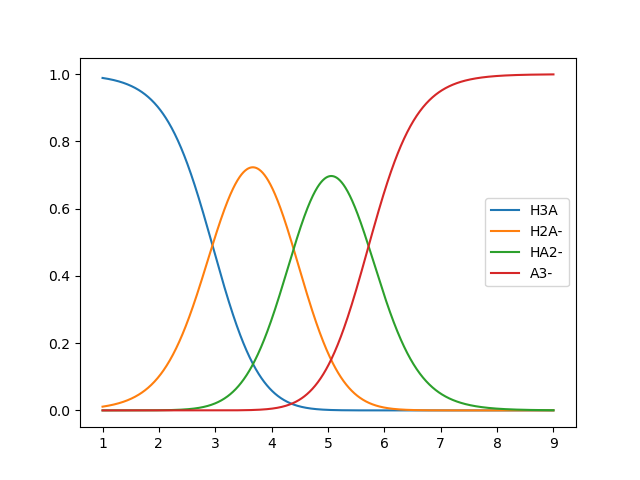

Recreate this plot in Python.
import phfork
import matplotlib.pyplot as plt
import numpy as np
import pandas as pd
import multiprocessing as mp
from tqdm import tqdm
import time


def process_pka_batch(args):
    """Worker function to process a batch of pKa values"""
    pka_batch, known_values, citrate_molarity, counter, lock = args
    batch_results = []
    
    for pka in pka_batch:
        citricacid = phfork.AcidAq(pKa=pka, charge=0, conc=citrate_molarity)
        ratios = []
        error = 0.0
        
        for i in range(0, 101*2):
            na_molarity = citrate_molarity * 3 * (i / 100 / 2)
            na = phfork.IonAq(charge=1, conc=na_molarity)
            system = phfork.System(citricacid, na)
            system.pHsolve()

            ratios.append(
                {
                    'pH': round(system.pH, 2),
                    'acid ratio': 100 - i,
                    'base ratio': i,
                }
            )

        for ph in known_values:
            closest_ph = min(ratios, key=lambda d: abs(d['pH'] - ph['ph']))
            error += (ph['acid ratio'] - closest_ph['acid ratio']) ** 2

        batch_results.append(
            {
                'error': error,
                'pkas': pka,
            }
        )
        
        # Update progress counter
        with lock:
            counter.value += 1
    
    return batch_results


def main():
    citrate_molarity = 0.1

    imported = pd.read_csv('bufferdata.csv')
    imported = imported.to_dict(orient='split', index=False)

    known_values = []

    for data in imported['data']:
        known_values.append(
            {'ph': data[0], 'acid ratio': data[1], 'base ratio': data[2]}
        )

    pkas = []

    for pka1 in range(200, 350):
        for pka2 in range(400, 550):
            for pka3 in range(550, 650):
                pkas.append([pka1 / 100, pka2 / 100, pka3 / 100])

    print(f'This many trials: {len(pkas)}')

    # Split pkas into batches for multiprocessing
    num_processes = mp.cpu_count()
    batch_size = len(pkas) // num_processes
    pka_batches = [pkas[i:i + batch_size] for i in range(0, len(pkas), batch_size)]
    
    # Create shared counter and lock for progress tracking
    manager = mp.Manager()
    counter = manager.Value('i', 0)
    lock = manager.Lock()
    
    # Prepare arguments for worker processes
    worker_args = [(batch, known_values, citrate_molarity, counter, lock) for batch in pka_batches]
    
    # Use multiprocessing to process batches in parallel with trial progress
    print(f"Processing {len(pkas)} trials across {num_processes} processes...")
    
    with tqdm(total=len(pkas), desc="Processing trials") as pbar:
        with mp.Pool(processes=num_processes) as pool:
            # Start async job
            result = pool.map_async(process_pka_batch, worker_args)
            
            # Monitor progress
            while not result.ready():
                current_count = counter.value
                pbar.n = current_count
                pbar.refresh()
                time.sleep(0.1)
            
            # Get final results
            batch_results = result.get()
            pbar.n = len(pkas)
            pbar.refresh()
    
    # Flatten results from all batches
    out = []
    for batch_result in batch_results:
        out.extend(batch_result)

    pka = min(out, key=lambda x: x['error'])

    with open('pka.txt', 'w') as f:
        f.write(pka)

    print(pka)

    ratios = []
    citricacid = phfork.AcidAq(pKa=pka['pkas'], charge=0, conc=citrate_molarity)
    for i in range(0, 101):
        na_molarity = citrate_molarity * 3 * (i / 100)
        na = phfork.IonAq(charge=1, conc=na_molarity)
        system = phfork.System(citricacid, na)
        system.pHsolve()

        ratios.append(
            {
                'pH': round(system.pH, 2),
                'acid ratio': 100 - i,
                'base ratio': i,
            }
        )

    out = pd.DataFrame.from_dict(ratios)
    out.to_csv('ratios.csv', index=False)

    phs = np.linspace(1, 9, 1000)

    fracs = citricacid.alpha(phs)

    plt.plot(phs, fracs)

    plt.legend(['H3A', 'H2A-', 'HA2-', 'A3-'])

    plt.savefig('graph.png')


if __name__ == '__main__':
    main()
